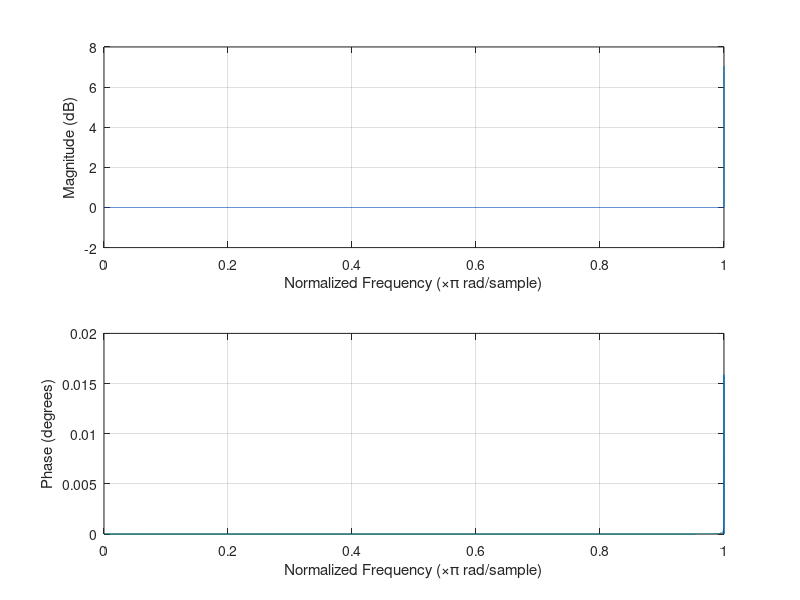

MATLAB code to generate this figure:
% second order HP shelving filter
fs = 44100;
T = 1;
N = T*fs;
t = (0:N-1)*(1/fs);
fgrid = fs*(0:N-1)/N;
n_plot = 1000;

frequencies = [75 600]';
x = sum(sin(2*pi*frequencies.*t));
Xf = (1/N)*fft(x,N);
Xf_mag = abs(Xf);

subplot(411);plot(t(1:n_plot),x(1:n_plot)); grid on; title("Original signal x(t)"); xlabel('t[sec]'); ylabel('x(t)'); axis tight;
subplot(412);plot(fgrid,Xf_mag); grid on; title("Original Signal Spectrum"); xlabel("f[Hz]"); ylabel("X(f)"); axis([20 20*10^3 0 1]);

H0 = 1.2;
V0 = 1 + H0;

fc = 500;
wc = 2*pi*fc;
b = [V0*(1/(wc))^2, ((2*V0)^(1/2))/wc , 1];
a = [(1/(wc))^2, (2^(1/2))/wc, 1];

if(V0 >= 1)
    [b_z, a_z] = bilinear(b,a,fs);
else
    [a_z, b_z] = bilinear(a,b,fs);
end

freqz(b_z,a_z,N)